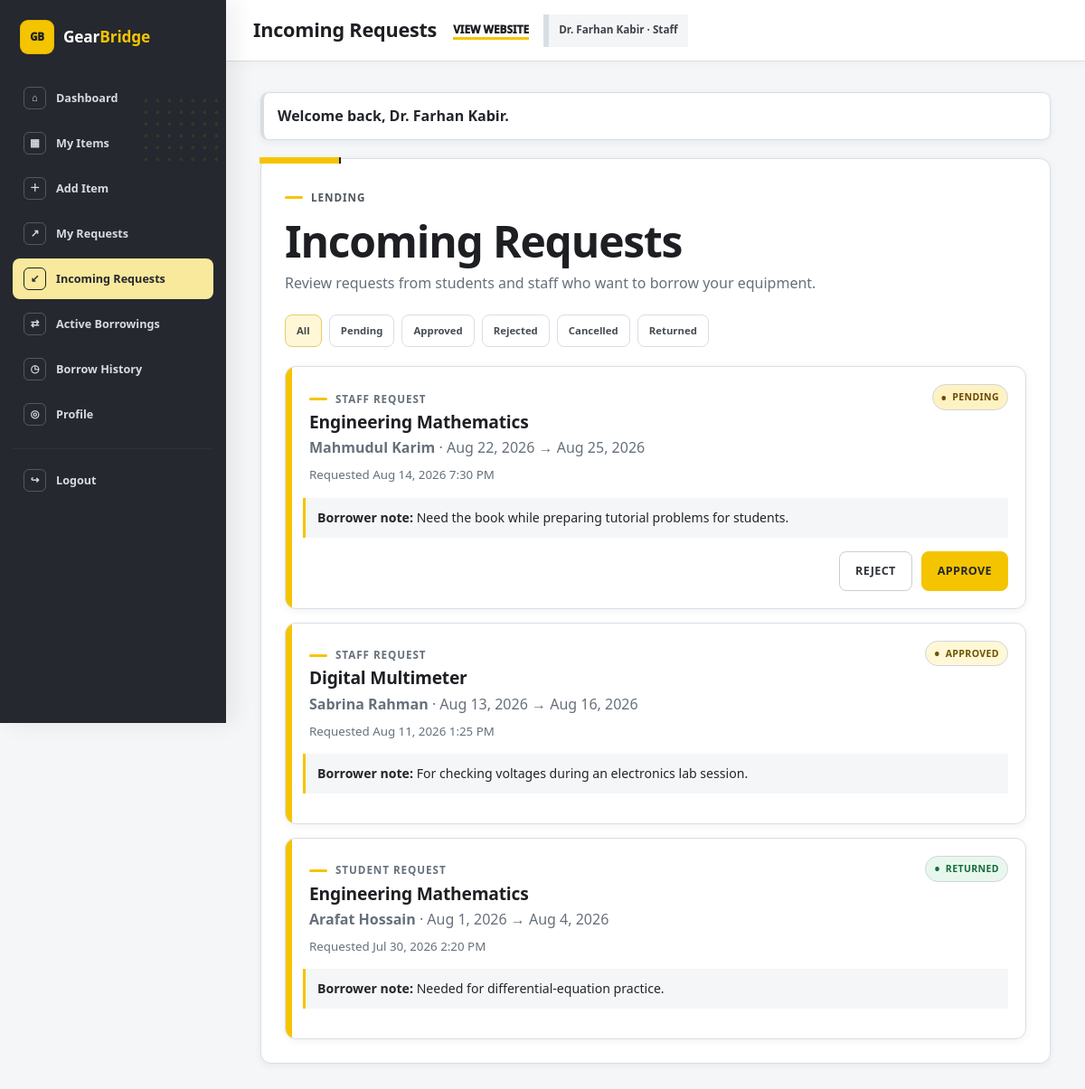
Screenshot of /dashboard/incoming-requests.php?status=all (signed in) with the database file from the repository.
### tables this page shows
CREATE TABLE IF NOT EXISTS borrow_requests (
    id INT UNSIGNED AUTO_INCREMENT PRIMARY KEY,
    item_id INT UNSIGNED NOT NULL,
    borrower_id INT UNSIGNED NOT NULL,
    borrow_from DATE NOT NULL,
    borrow_until DATE NOT NULL,
    note VARCHAR(500) NULL,
    status ENUM('pending', 'approved', 'rejected', 'cancelled', 'returned') NOT NULL DEFAULT 'pending',
    requested_at TIMESTAMP NOT NULL DEFAULT CURRENT_TIMESTAMP,
    decision_at TIMESTAMP NULL DEFAULT NULL,
    returned_at TIMESTAMP NULL DEFAULT NULL,
    CONSTRAINT fk_borrow_item FOREIGN KEY (item_id) REFERENCES items(id) ON DELETE RESTRICT ON UPDATE CASCADE,
    CONSTRAINT fk_borrow_borrower FOREIGN KEY (borrower_id) REFERENCES users(id) ON DELETE RESTRICT ON UPDATE CASCADE,
    CONSTRAINT chk_borrow_dates CHECK (borrow_until >= borrow_from),
    INDEX idx_borrow_item (item_id),
    INDEX idx_borrow_borrower (borrower_id),
    INDEX idx_borrow_status (status),
    INDEX idx_borrow_item_status (item_id, status),
    INDEX idx_borrow_borrower_status (borrower_id, status)
);

CREATE TABLE IF NOT EXISTS users (
    id INT UNSIGNED AUTO_INCREMENT PRIMARY KEY,
    full_name VARCHAR(100) NOT NULL,
    email VARCHAR(150) NOT NULL UNIQUE,
    password_hash VARCHAR(255) NOT NULL,
    user_type ENUM('student', 'staff') NOT NULL,
    created_at TIMESTAMP NOT NULL DEFAULT CURRENT_TIMESTAMP,
    updated_at TIMESTAMP NOT NULL DEFAULT CURRENT_TIMESTAMP ON UPDATE CURRENT_TIMESTAMP
);

CREATE TABLE IF NOT EXISTS items (
    id INT UNSIGNED AUTO_INCREMENT PRIMARY KEY,
    owner_id INT UNSIGNED NOT NULL,
    category_id INT UNSIGNED NOT NULL,
    title VARCHAR(150) NOT NULL,
    description TEXT NOT NULL,
    condition_status ENUM('excellent', 'good', 'fair') NOT NULL,
    image_path VARCHAR(255) NULL,
    availability_status ENUM('available', 'borrowed') NOT NULL DEFAULT 'available',
    created_at TIMESTAMP NOT NULL DEFAULT CURRENT_TIMESTAMP,
    updated_at TIMESTAMP NOT NULL DEFAULT CURRENT_TIMESTAMP ON UPDATE CURRENT_TIMESTAMP,
    deleted_at TIMESTAMP NULL DEFAULT NULL,
    CONSTRAINT fk_items_owner FOREIGN KEY (owner_id) REFERENCES users(id) ON DELETE RESTRICT ON UPDATE CASCADE,
    CONSTRAINT fk_items_category FOREIGN KEY (category_id) REFERENCES categories(id) ON DELETE RESTRICT ON UPDATE CASCADE,
    INDEX idx_items_owner (owner_id),
    INDEX idx_items_category (category_id),
    INDEX idx_items_availability (availability_status),
    INDEX idx_items_deleted (deleted_at),
    INDEX idx_items_browse (deleted_at, availability_status, created_at)
);

### includes/validation.php (called while the page is built, shortened)
<?php
function positive_int(mixed $value): ?int
{
    $filtered = filter_var($value, FILTER_VALIDATE_INT, [
        'options' => ['min_range' => 1],
    ]);
    return $filtered === false ? null : (int) $filtered;
}

### includes/functions.php (called while the page is built, shortened)
<?php
function e(mixed $value): string
{
    return htmlspecialchars((string) ($value ?? ''), ENT_QUOTES | ENT_SUBSTITUTE, 'UTF-8');
}
function url(string $path = ''): string
{
    $path = ltrim($path, '/');
    return rtrim(BASE_URL, '/') . ($path === '' ? '' : '/' . $path);
}
function format_date(?string $date, string $format = 'M j, Y'): string
{
    try {
        return (new DateTimeImmutable($date))->format($format);
    } catch (Throwable) {
        return (string) $date;
    }
}
function status_label(string $status): string
{
    return match ($status) {
        'available' => 'Available',
        'borrowed' => 'Borrowed',
        'pending' => 'Pending',
        'approved' => 'Approved',
        'rejected' => 'Rejected',
        'cancelled' => 'Cancelled',
        'returned' => 'Returned',
        default => ucfirst(str_replace('_', ' ', $status)),
    };
}
function status_class(string $status): string
{
    return match ($status) {
        'available', 'returned' => 'status-success',
        'pending' => 'status-warning',
        'approved', 'borrowed' => 'status-info',
        'rejected' => 'status-danger',
        'cancelled' => 'status-muted',
        default => '',
    };
}
function page_url(string $path, array $query = []): string
{
    $query = array_filter(
        $query,
        static fn ($value) => $value !== '' && $value !== null
    );
    return url($path) . ($query ? '?' . http_build_query($query) : '');
}

### includes/db.php (called while the page is built, shortened)
<?php
function db(): PDO
{
    $dsn = sprintf(
        'mysql:host=%s;port=%s;dbname=%s;charset=utf8mb4',
        DB_HOST,
        DB_PORT,
        DB_NAME
    );
    $pdo = new PDO($dsn, DB_USER, DB_PASS, [
        PDO::ATTR_ERRMODE => PDO::ERRMODE_EXCEPTION,
        PDO::ATTR_DEFAULT_FETCH_MODE => PDO::FETCH_ASSOC,
        PDO::ATTR_EMULATE_PREPARES => false,
    ]);
    return $pdo;
}

### dashboard/incoming-requests.php (the view, shortened to what this page needs)
<?php
require_once __DIR__ . '/../includes/db.php';
require_once __DIR__ . '/../includes/validation.php';
$itemFilter = positive_int($_GET['item'] ?? null);
$statusFilter = (string) ($_GET['status'] ?? 'pending');
$allowedStatuses = ['all', 'pending', 'approved', 'rejected', 'cancelled', 'returned'];
$requests = [];
try {
    $sql = "SELECT br.*, i.title AS item_title, i.availability_status, u.full_name AS borrower_name, u.user_type AS borrower_type
            FROM borrow_requests br
            INNER JOIN items i ON i.id = br.item_id
            INNER JOIN users u ON u.id = br.borrower_id
            WHERE i.owner_id = :owner_id AND i.deleted_at IS NULL";
    $params = ['owner_id' => current_user_id()];
    $sql .= ' ORDER BY br.requested_at DESC';
    $stmt = db()->prepare($sql);
    $stmt->execute($params);
    $requests = $stmt->fetchAll();
} catch (Throwable $e) {
    set_flash('error', 'Incoming requests could not be loaded.');
}
require __DIR__ . '/../components/dashboard-header.php';
?>
<section class="dashboard-panel">
    <div class="dashboard-panel-heading">
        <div>
            <p class="eyebrow">Lending</p>
            <h1>Incoming Requests</h1>
            <p class="panel-copy">Review requests from students and staff who want to borrow your equipment.</p>
        </div>
    </div>
    <div class="filter-chips">
        <?php foreach ($allowedStatuses as $filter): ?>
            <a class="<?= $statusFilter === $filter ? 'is-active' : '' ?>" href="<?= e(page_url('dashboard/incoming-requests.php', ['status' => $filter, 'item' => $itemFilter])) ?>"><?= e(ucfirst($filter)) ?></a>
        <?php endforeach; ?>
    </div>
    <?php if ($requests): ?>
        <div class="request-list">
            <?php foreach ($requests as $request): ?>
                <article class="request-card">
                    <div class="request-card-main">
                        <div>
                            <p class="eyebrow"><?= e(ucfirst((string) $request['borrower_type'])) ?> request</p>
                            <h3><?= e($request['item_title']) ?></h3>
                            <p><strong><?= e($request['borrower_name']) ?></strong> · <?= e(format_date((string) $request['borrow_from'])) ?> → <?= e(format_date((string) $request['borrow_until'])) ?></p>
                            <small>Requested <?= e(format_date((string) $request['requested_at'], 'M j, Y g:i A')) ?></small>
                        </div>
                        <span class="status-badge <?= e(status_class((string) $request['status'])) ?>"><?= e(status_label((string) $request['status'])) ?></span>
                    </div>
                    <?php if (!empty($request['note'])): ?>
                        <div class="request-note"><strong>Borrower note:</strong> <?= e($request['note']) ?></div>
                    <?php endif; ?>
                    <?php if ((string) $request['status'] === 'pending'): ?>
                        <div class="action-row request-actions">
                            <form class="inline-form confirm-form" data-confirm="Reject this borrow request?" action="<?= e(url('actions/borrow/reject.php')) ?>" method="post">
                                <button class="button button-secondary" type="submit">Reject</button>
                            </form>
                            <form class="inline-form confirm-form" data-confirm="Approve this request? The item will become unavailable and other pending requests for it will be rejected." action="<?= e(url('actions/borrow/approve.php')) ?>" method="post">
                                <button class="button" type="submit">Approve</button>
                            </form>
                        </div>
                    <?php endif; ?>
                </article>
            <?php endforeach; ?>
        </div>
    <?php endif; ?>
</section>
<?php require __DIR__ . '/../components/dashboard-footer.php'; ?>

### assets/css/main.css (style rules this page uses)
:root { --yellow: #ffc400; --yellow-bright: #ffd21a; --yellow-soft: #fff3b3; --black: #070707; --charcoal: #151515; --charcoal-2: #222222; --white: #ffffff; --off-white: #f7f6f1; --surface: #f2f1eb; --text: #202020; --muted: #66635c; --border: #dedbd1; --border-dark: #2a2a2a; --success: #1f8f4e; --success-soft: #e8f7ee; --warning: #a26a00; --warning-soft: #fff2c2; --danger: #c83434; --danger-soft: #fdeaea; --info: #2f5e8f; --info-soft: #e9f1fa; --radius-sm: 8px; --radius: 14px; --radius-lg: 24px; --shadow-sm: 0 8px 18px rgba(0,0,0,.06); --shadow: 0 16px 36px rgba(0,0,0,.10); --shadow-lg: 0 28px 64px rgba(0,0,0,.18); --transition: 180ms ease; --display-font: Impact, Haettenschweiler, "Arial Narrow Bold", "Arial Narrow", sans-serif; --body-font: "Segoe UI", Arial, Helvetica, sans-serif; }
* { box-sizing: border-box; }
html { scroll-behavior: smooth; background: var(--off-white); }
body { margin: 0; min-height: 100vh; font-family: var(--body-font); color: var(--text); background: var(--off-white); line-height: 1.62; -webkit-font-smoothing: antialiased; }
a { color: inherit; }
button, input, select, textarea { font: inherit; }
button { touch-action: manipulation; }
h1, h2, h3 { margin-top: 0; color: var(--black); line-height: 1.04; }
h1, h2 { font-family: var(--display-font); text-transform: uppercase; font-weight: 900; letter-spacing: .01em; }
h1 { font-size: clamp(2.8rem, 6vw, 5.6rem); margin-bottom: 22px; }
h3 { font-size: 1.15rem; margin-bottom: 9px; font-weight: 850; }
p { margin-top: 0; }
small { color: var(--muted); }
.eyebrow { display: inline-flex; align-items: center; gap: 9px; margin: 0 0 11px; text-transform: uppercase; letter-spacing: .12em; font-size: .75rem; font-weight: 900; color: var(--black); }
.eyebrow::before { content: ""; width: 24px; height: 4px; background: var(--yellow); box-shadow: 8px 0 0 var(--black); }
.button { --btn-bg: var(--black); --btn-color: var(--white); --btn-border: var(--black); position: relative; display: inline-flex; align-items: center; justify-content: center; gap: 9px; min-height: 46px; border: 2px solid var(--btn-border); border-radius: 7px; background: var(--btn-bg); color: var(--btn-color); padding: 11px 19px; text-decoration: none; text-transform: uppercase; font-weight: 950; font-size: .82rem; letter-spacing: .045em; line-height: 1.1; cursor: pointer; box-shadow: 4px 4px 0 rgba(255,196,0,.34); transition: transform var(--transition), background var(--transition), color var(--transition), box-shadow var(--transition); }
.button-secondary { --btn-bg: transparent; --btn-color: var(--black); --btn-border: var(--black); box-shadow: none; }
.status-badge { width: fit-content; display: inline-flex; align-items: center; gap: 6px; padding: 5px 9px; border: 1px solid var(--black); border-radius: 4px; background: var(--off-white); color: var(--black); font-size: .69rem; font-weight: 950; text-transform: uppercase; letter-spacing: .035em; }
.status-badge::before { content: "•"; font-size: 1rem; line-height: .5; }
.status-success { background: var(--success-soft); color: #146c39; }
.status-warning { background: var(--warning-soft); color: #6b4900; }
.status-info { background: var(--yellow); color: var(--black); }
.form-actions, .action-row, .request-actions { display: flex; gap: 10px; flex-wrap: wrap; align-items: center; }
.inline-form { display: inline; margin: 0; }

### rows the page displays
borrow_requests: borrower.user_type "STAFF", item.title "Engineering Mathematics", borrower.full_name "Mahmudul Karim", borrow_from "Aug 22, 2026", borrow_until "Aug 25, 2026", requested_at "Aug 14, 2026 7:30 PM", status "PENDING", note "Need the book while preparing tutorial problems for students."
borrow_requests: borrower.user_type "STAFF", item.title "Digital Multimeter", borrower.full_name "Sabrina Rahman", borrow_from "Aug 13, 2026", borrow_until "Aug 16, 2026", requested_at "Aug 11, 2026 1:25 PM", status "APPROVED", note "For checking voltages during an electronics lab session."
borrow_requests: borrower.user_type "STUDENT", item.title "Engineering Mathematics", borrower.full_name "Arafat Hossain", borrow_from "Aug 1, 2026", borrow_until "Aug 4, 2026", requested_at "Jul 30, 2026 2:20 PM", status "RETURNED", note "Needed for differential-equation practice."

### other values shown
$icon "⌂"
$label "Dashboard"
$icon "▦"
$label "My Items"
$icon "＋"
$label "Add Item"
$icon "↗"
$label "My Requests"
$icon "↙"
$label "Incoming Requests"
$icon "⇄"
$label "Active Borrowings"
$icon "◷"
$label "Borrow History"
$icon "◎"
